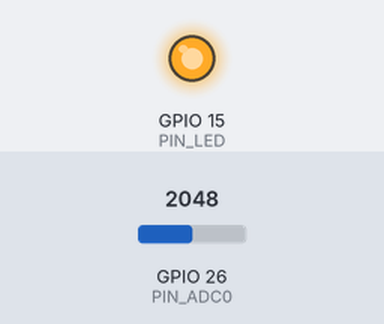
Recording of a sketch running on a simulated ESP32. Parts: output pins drawn as LEDs (lit = HIGH). The inputs (shaded band) are chosen by the test bench; at power-on: GPIO 26 (PIN_ADC0) = 2048.

Above: at 1.2 s.
1.3 s: GPIO 26 (PIN_ADC0) set to 491
At 1.8 s:
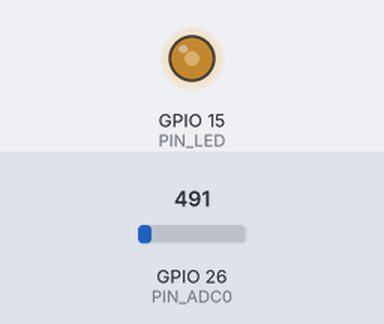
2.8 s: GPIO 26 (PIN_ADC0) set to 0
At 4.0 s:
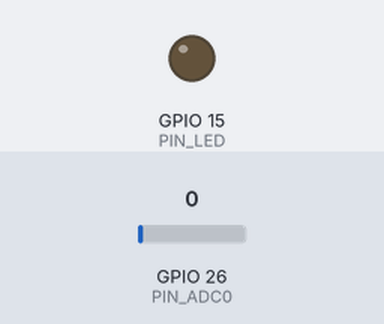
4.3 s: GPIO 26 (PIN_ADC0) set to 1228
At 5.4 s:
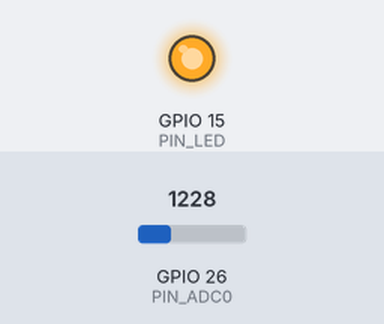
Timing chart, 0 to 7.3 s (numbered marks = the images above; inputs shaded):
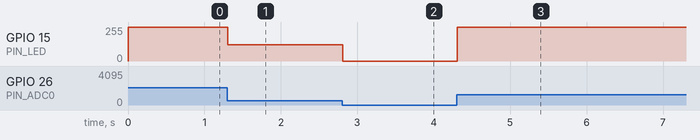

The sketch:

Sketch_09.1_SoftLight.ino
```cpp
/**********************************************************************
  Filename    : SoftLight
  Description : Controlling the brightness of LED by potentiometer.
  Auther      : www.freenove.com
  Modification: 2021/10/13
**********************************************************************/
#define PIN_ADC0        26
#define PIN_LED         15

void setup() {
  pinMode(PIN_LED, OUTPUT);
}

void loop() {
  int adcVal = analogRead(PIN_ADC0); //read adc
  analogWrite(PIN_LED, map(adcVal, 0, 1023, 0, 255));
  delay(10);
}
```

Measured:
- after the input at 1.3 s, GPIO 15 (PIN_LED): 255/255 → 122/255 at once
- after the input at 2.8 s, GPIO 15 (PIN_LED): 122/255 → 0/255 at once
- after the input at 4.3 s, GPIO 15 (PIN_LED): 0/255 → 255/255 at once
